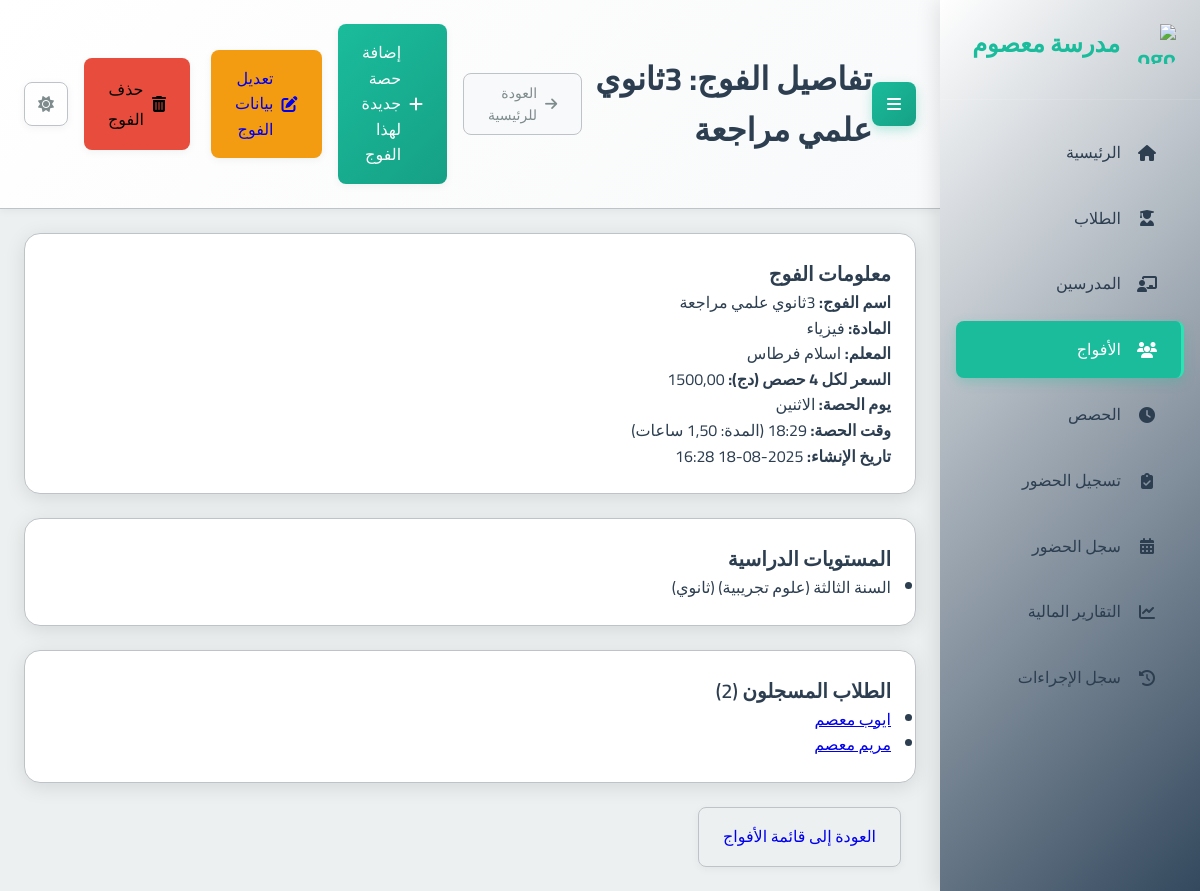
Page /groups/1/ on the committed database.
### school_app/models.py (models this page shows, shortened)
class Group(models.Model):
    name = models.CharField(max_length=100, verbose_name="اسم الفوج")
    subject = models.ForeignKey(Subject, on_delete=models.PROTECT, verbose_name="المادة")
    teacher = models.ForeignKey(Teacher, on_delete=models.CASCADE, verbose_name="المدرس")
    academic_levels = models.ManyToManyField(AcademicLevel, verbose_name="المستويات الدراسية المتوافقة")
    price_per_4_sessions = models.DecimalField(max_digits=10, decimal_places=2, verbose_name="السعر لكل 4 حصص")
    session_day = models.IntegerField(choices=[
        (0, 'الاثنين'),
        (1, 'الثلاثاء'),
        (2, 'الأربعاء'),
        (3, 'الخميس'),
        (4, 'الجمعة'),
        (5, 'السبت'),
        (6, 'الأحد')
    ], verbose_name="يوم الحصة")
    session_start_time = models.TimeField(verbose_name="وقت بداية الحصة")
    session_duration = models.DecimalField(max_digits=4, decimal_places=2, default=1.5, verbose_name="مدة الحصة (ساعات)")
    students = models.ManyToManyField(Student, through='StudentGroup', blank=True, verbose_name="الطلاب المسجلون")
    created_at = models.DateTimeField(auto_now_add=True, verbose_name="تاريخ الإنشاء")
    is_continuous = models.BooleanField(default=False, verbose_name="فوج مستمر (تُنشأ الحصص أسبوعياً تلقائياً)")
    created_sessions_until = models.DateField(null=True, blank=True, verbose_name="تم إنشاء الحصص حتى تاريخ")
    class Meta:
        verbose_name = "فوج"
        verbose_name_plural = "الأفواج"

class Subject(models.Model):
    name = models.CharField(max_length=100, verbose_name="اسم المادة")
    class Meta:
        verbose_name = "مادة دراسية"
        verbose_name_plural = "المواد الدراسية"

class Teacher(models.Model):
    full_name = models.CharField(max_length=201, verbose_name="الاسم الكامل")
    phone_number = models.CharField(max_length=20, unique=True, verbose_name="رقم الهاتف")
    subject = models.ForeignKey(Subject, on_delete=models.PROTECT, verbose_name="المادة الأساسية")
    created_at = models.DateTimeField(auto_now_add=True, verbose_name="تاريخ الإنشاء")
    class Meta:
        verbose_name = "مدرس"
        verbose_name_plural = "المدرسون"

class AcademicLevel(models.Model):
    name = models.CharField(max_length=100, verbose_name="الاسم")
    category = models.CharField(max_length=50, choices=[
        ('PRIMARY', 'ابتدائي'),
        ('MIDDLE', 'متوسط'),
        ('HIGH', 'ثانوي')
    ], verbose_name="الفئة")
    class Meta:
        verbose_name = "المستوى الدراسي"
        verbose_name_plural = "المستويات الدراسية"

class Student(models.Model):
    full_name = models.CharField(max_length=201, verbose_name="الاسم الكامل")
    phone_number = models.CharField(max_length=20, unique=True, verbose_name="رقم هاتف الطالب")
    guardian_phone = models.CharField(max_length=20, verbose_name="رقم هاتف الولي")
    birth_day = models.IntegerField(verbose_name="يوم الميلاد")
    birth_month = models.IntegerField(verbose_name="شهر الميلاد")
    birth_year = models.IntegerField(verbose_name="سنة الميلاد")
    academic_level = models.ForeignKey(AcademicLevel, on_delete=models.PROTECT, verbose_name="المستوى الدراسي")
    registration_fee_paid = models.BooleanField(default=False, verbose_name="رسوم التسجيل مدفوعة")
    card_number = models.CharField(max_length=20, unique=True, blank=True, null=True, verbose_name="رقم البطاقة")
    prepaid_balance = models.DecimalField(max_digits=10, decimal_places=2, default=Decimal('0.00'), verbose_name="رصيد مدفوع مقدماً")
    created_at = models.DateTimeField(auto_now_add=True, verbose_name="تاريخ الإنشاء")
    class Meta:
        verbose_name = "طالب"
        verbose_name_plural = "الطلاب"

### school_app/views.py (the view)
# urls.py: path('groups/<int:group_id>/', views.group_detail, name='group_detail'),
def group_detail(request, group_id):
    group = get_object_or_404(Group, id=group_id)
    context = {
        'group': group,
        'page_title': f"تفاصيل الفوج: {group.name}"
    }
    return render(request, 'school_app/group_detail.html', context)

### templates/school_app/group_detail.html (shortened to what this page needs)
{% extends "base.html" %}
{% block page_title %}{{ page_title|default:"تفاصيل الفوج" }}{% endblock %}
{% block header_actions %}
  <a href="{% url 'add_session' %}?group_id={{ group.id }}" class="btn btn-primary">
    <i class="fas fa-plus"></i> إضافة حصة جديدة لهذا الفوج
  </a>
  <a href="{% url 'edit_group' group.id %}" class="btn btn-warning" style="margin-left: 5px;"><i class="fas fa-edit"></i> تعديل بيانات الفوج</a>
  <form action="{% url 'delete_group' group.id %}" method="post" style="display: inline-block;" onsubmit="return confirm('هل أنت متأكد أنك تريد حذف هذا الفوج؟ سيتم حذف جميع الحصص المتعلقة به أيضاً.');">
      <button type="submit" class="btn btn-danger">
          <i class="fas fa-trash-alt"></i> حذف الفوج
      </button>
  </form>
{% endblock %}
{% block content %}
<div class="row">
  <div class="col-md-6">
    <div class="card mb-3">
      <div class="card-body">
        <h5 class="card-title">معلومات الفوج</h5>
        <p><strong>اسم الفوج:</strong> {{ group.name }}</p>
        <p><strong>المادة:</strong> {{ group.subject.name }}</p>
        <p><strong>المعلم:</strong> {{ group.teacher.full_name }}</p>
        <p><strong>السعر لكل 4 حصص (دج):</strong> {{ group.price_per_4_sessions }}</p>
        <p><strong>يوم الحصة:</strong> {{ group.get_session_day_display }}</p>
        <p><strong>وقت الحصة:</strong> {{ group.session_start_time|time:"H:i" }} (المدة: {{ group.session_duration }} ساعات)</p>
        <p><strong>تاريخ الإنشاء:</strong> {{ group.created_at|date:"Y-m-d H:i" }}</p>
      </div>
    </div>
    <div class="card mb-3">
      <div class="card-body">
        <h5 class="card-title">المستويات الدراسية</h5>
        {% if group.academic_levels.all %}
          <ul class="list-group">
            {% for level in group.academic_levels.all %}
              <li class="list-group-item">{{ level.name }} ({{ level.get_category_display }})</li>
            {% endfor %}
          </ul>
        {% else %}
          <p class="text-muted">لم يتم تحديد مستويات دراسية.</p>
        {% endif %}
      </div>
    </div>
  </div>
  <div class="col-md-6">
    <div class="card mb-3">
      <div class="card-body">
        <h5 class="card-title">الطلاب المسجلون ({{ group.students.count }})</h5>
        {% if group.students.all %}
          <ul class="list-group">
            {% for student in group.students.all %}
              <li class="list-group-item">
                <a href="{% url 'student_detail' student.id %}">{{ student.full_name }}</a>
              </li>
            {% endfor %}
          </ul>
        {% else %}
          <p class="text-muted">لا يوجد طلاب مسجلون حالياً في هذا الفوج.</p>
        {% endif %}
      </div>
    </div>
  </div>
</div>
<div class="mt-3">
  <a href="{% url 'group_list' %}" class="btn btn-secondary">العودة إلى قائمة الأفواج</a>
</div>
{% endblock %}

### templates/base.html (shortened to what this page needs)
<!DOCTYPE html>
<html lang="ar" dir="rtl">
<head>
  <link rel="stylesheet" href="https://cdnjs.cloudflare.com/ajax/libs/font-awesome/6.4.0/css/all.min.css">
  <link rel="stylesheet" href="/static/css/main.css">
  <link rel="stylesheet" href="https://cdn.jsdelivr.net/npm/choices.js/public/assets/styles/choices.min.css"/>
  <link rel="stylesheet" href="https://cdn.jsdelivr.net/npm/bootstrap-icons@1.10.0/font/bootstrap-icons.css">
</head>
<body>
  <div class="main-layout">
    <aside class="sidebar" id="sidebar">
      <div class="sidebar-header">
        <div class="sidebar-logo">
          <img src="https://cdn-icons-png.freepik.com/512/2602/2602414.png" alt="Logo">
          <span>مدرسة معصوم</span>
        </div>
      </div>
      <nav>
        <ul class="nav-menu">
          <li class="nav-item">
            <a href="/" class="nav-link {% if request.path == '/' %}active{% endif %}">
              <i class="fas fa-home"></i>
              <span>الرئيسية</span>
            </a>
          </li>
          <li class="nav-item">
            <a href="/students/" class="nav-link {% if 'students' in request.path %}active{% endif %}">
              <i class="fas fa-user-graduate"></i>
              <span>الطلاب</span>
            </a>
          </li>
          <li class="nav-item">
            <a href="/teachers/" class="nav-link {% if 'teachers' in request.path %}active{% endif %}">
              <i class="fas fa-chalkboard-teacher"></i>
              <span>المدرسين</span>
            </a>
          </li>
          <li class="nav-item">
            <a href="/groups/" class="nav-link {% if 'groups' in request.path %}active{% endif %}">
              <i class="fas fa-users"></i>
              <span>الأفواج</span>
            </a>
          </li>
          <li class="nav-item">
            <a href="/sessions/" class="nav-link {% if 'sessions' in request.path %}active{% endif %}">
              <i class="fas fa-clock"></i>
              <span>الحصص</span>
            </a>
          </li>
          <li class="nav-item">
            <a href="/attendance/" class="nav-link {% if request.path == '/attendance/' %}active{% endif %}">
              <i class="fas fa-clipboard-check"></i>
              <span>تسجيل الحضور</span>
            </a>
          </li>
          <li class="nav-item">
            <a href="{% url 'attendance_record' %}" class="nav-link {% if request.path == '/attendance/record/' %}active{% endif %}">
              <i class="fas fa-calendar-alt"></i>
              <span>سجل الحضور</span>
            </a>
          </li>
          <li class="nav-item">
            <a href="/payments/report/" class="nav-link {% if 'payments/report' in request.path %}active{% endif %}">
              <i class="fas fa-chart-line"></i>
              <span>التقارير المالية</span>
            </a>
          </li>
          <li class="nav-item">
            <a href="{% url 'action_log_list' %}" class="nav-link {% if 'financial-reports/logs' in request.path %}active{% endif %}">
              <i class="fas fa-history"></i>
              <span>سجل الإجراءات</span>
            </a>
          </li>
        </ul>
      </nav>
    </aside>
    <main class="main-content" id="main-content">
      <div class="content-header">
        <button class="menu-toggle" id="sidebar-toggle">
          <i class="fas fa-bars"></i>
        </button>
        <h1 class="page-title">{% block page_title %}نظام إدارة مدرسة معسم{% endblock %}</h1>
        <div class="header-actions">
          {% if request.path != '/' %}
          <a href="/" class="back-to-home">
            <i class="fas fa-arrow-right"></i>
            <span>العودة للرئيسية</span>
          </a>
          {% endif %}
          {% block header_actions %}{% endblock %}
          <button id="theme-toggle-btn" class="btn btn-outline-secondary">
            <i id="theme-icon-sun" class="fas fa-sun"></i>
          </button>
        </div>
      </div>
      <div class="content-body">
        {% block content %}{% endblock %}
      </div>
    </main>
  </div>
</body>
</html>

### rows in the picture
Group: name "3ثانوي علمي مراجعة", subject.name "فيزياء", teacher.full_name "اسلام فرطاس", price_per_4_sessions "1500,00", session_day "الاثنين", session_start_time "18:29", created_at "2025-08-18 16:28", students.count "2"
AcademicLevel: name "السنة الثالثة (علوم تجريبية)", category "ثانوي"
Student: full_name "ايوب معصم"
Student: full_name "مريم معصم"

### other values in the picture
{{ page_title|default:"تفاصيل الفوج" }} "تفاصيل الفوج: 3ثانوي علمي مراجعة"
